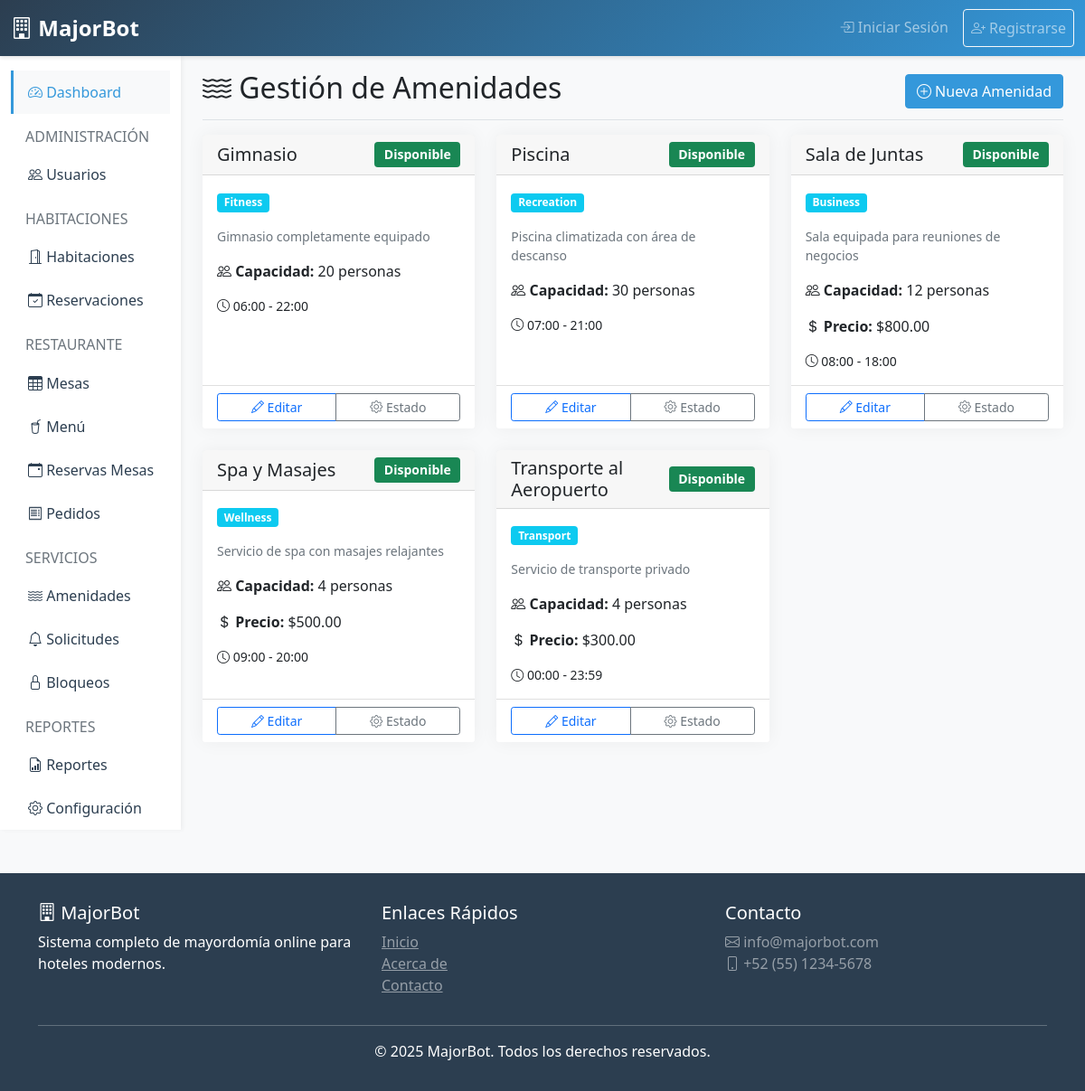
Page /amenities (signed in) on the committed database.
### tables this page shows
CREATE TABLE IF NOT EXISTS amenities (
    id INT AUTO_INCREMENT PRIMARY KEY,
    hotel_id INT NOT NULL,
    name VARCHAR(200) NOT NULL,
    description TEXT,
    category VARCHAR(100),
    capacity INT DEFAULT 1,
    price DECIMAL(10,2) DEFAULT 0.00,
    operating_hours_start TIME,
    operating_hours_end TIME,
    image VARCHAR(255),
    status ENUM('available', 'occupied', 'maintenance', 'blocked') DEFAULT 'available',
    is_active TINYINT(1) DEFAULT 1,
    created_at TIMESTAMP DEFAULT CURRENT_TIMESTAMP,
    updated_at TIMESTAMP DEFAULT CURRENT_TIMESTAMP ON UPDATE CURRENT_TIMESTAMP,
    FOREIGN KEY (hotel_id) REFERENCES hotels(id) ON DELETE CASCADE
);

### app/controllers/AmenitiesController.php (called while the page is built, shortened)
<?php
class AmenitiesController extends Controller {
    private $amenityModel;
    public function __construct() {
        $this->amenityModel = $this->loadModel('Amenity');
    }
    public function index() {
        $hotelId = $_SESSION['hotel_id'];
        $amenities = $this->amenityModel->getAmenitiesByHotel($hotelId);
        $data = [
            'title' => 'Gestión de Amenidades',
            'amenities' => $amenities,
            'role' => $_SESSION['role']
        ];
        $this->loadView('amenities/index', $data);
    }
}

### core/Router.php (called while the page is built, shortened)
<?php
class Router {
    private $controller = DEFAULT_CONTROLLER;
    private $method = DEFAULT_METHOD;
    public function __construct() {
        $url = $this->parseUrl();
        if (isset($url[0]) && !empty($url[0])) {
            $controllerPath = __DIR__ . '/../app/controllers/' . ucfirst($url[0]) . 'Controller.php';
            if (file_exists($controllerPath)) {
                $this->controller = ucfirst($url[0]);
                unset($url[0]);
            }
        }
        $controllerFile = __DIR__ . '/../app/controllers/' . $this->controller . 'Controller.php';
        if (file_exists($controllerFile)) {
            $this->controller = new $controllerClass;
        } else {
            $this->show404();
            return;
        }
        $this->params = $url ? array_values($url) : [];
        call_user_func_array([$this->controller, $this->method], $this->params);
    }
    private function parseUrl() {
        if (isset($_GET['url'])) {
            return explode('/', filter_var(rtrim($_GET['url'], '/'), FILTER_SANITIZE_URL));
        }
        return [];
    }
}

### public/index.php (called while the page is built, shortened)
<?php
require_once __DIR__ . '/../core/Database.php';
require_once __DIR__ . '/../core/Model.php';
require_once __DIR__ . '/../core/Controller.php';
require_once __DIR__ . '/../core/Router.php';
new Router();

### core/Database.php (called while the page is built, shortened)
<?php
class Database {
    private static $instance = null;
    private $connection;
    private function __construct() {
        try {
            $dsn = "mysql:host=" . DB_HOST . ";dbname=" . DB_NAME . ";charset=" . DB_CHARSET;
            $options = [
                PDO::ATTR_ERRMODE => PDO::ERRMODE_EXCEPTION,
                PDO::ATTR_DEFAULT_FETCH_MODE => PDO::FETCH_ASSOC,
                PDO::ATTR_EMULATE_PREPARES => false,
            ];
            $this->connection = new PDO($dsn, DB_USER, DB_PASS, $options);
        } catch(PDOException $e) {
            die("Database connection failed: " . $e->getMessage());
        }
    }
    public static function getInstance() {
        if (self::$instance === null) {
            self::$instance = new self();
        }
        return self::$instance;
    }
    public function query($sql, $params = []) {
        try {
            $stmt = $this->connection->prepare($sql);
            $stmt->execute($params);
            return $stmt;
        } catch(PDOException $e) {
            error_log("Query error: " . $e->getMessage());
            return false;
        }
    }
    public function select($sql, $params = []) {
        $stmt = $this->query($sql, $params);
        return $stmt ? $stmt->fetchAll() : [];
    }
}

### core/Model.php (called while the page is built, shortened)
<?php
class Model {
    public function __construct() {
        $this->db = Database::getInstance();
    }
}

### app/models/Amenity.php (called while the page is built, shortened)
<?php
class Amenity extends Model {
    protected $table = 'amenities';
    public function getAmenitiesByHotel($hotelId) {
        $sql = "SELECT * FROM {$this->table} WHERE hotel_id = ? AND is_active = 1 ORDER BY name";
        return $this->db->select($sql, [$hotelId]);
    }
}

### app/views/amenities/index.php (the view, shortened to what this page needs)
<div class="d-flex justify-content-between flex-wrap flex-md-nowrap align-items-center pb-2 mb-3 border-bottom">
    <h1 class="h2"><i class="bi bi-water"></i> Gestión de Amenidades</h1>
    <?php if ($role === 'hotel_admin'): ?>
        <a href="<?php echo BASE_URL; ?>/amenities/create" class="btn btn-primary">
            <i class="bi bi-plus-circle"></i> Nueva Amenidad
        </a>
    <?php endif; ?>
</div>
<div class="row g-4">
    <?php if (empty($amenities)): ?>
        <div class="col-md-12">
            <div class="alert alert-info text-center">
                <i class="bi bi-info-circle"></i> No hay amenidades registradas
            </div>
        </div>
    <?php else: ?>
        <?php foreach ($amenities as $amenity): ?>
            <div class="col-md-6 col-lg-4">
                <div class="card h-100">
                    <div class="card-header d-flex justify-content-between align-items-center">
                        <h5 class="mb-0"><?php echo $amenity['name']; ?></h5>
                        <span class="badge badge-status
                            <?php
                                echo $amenity['status'] === 'available' ? 'bg-success' :
                                     ($amenity['status'] === 'occupied' ? 'bg-danger' :
                                      ($amenity['status'] === 'maintenance' ? 'bg-warning' : 'bg-secondary'));
                            ?>">
                            <?php
                                $statusText = [
                                    'available' => 'Disponible',
                                    'occupied' => 'En uso',
                                    'maintenance' => 'Mantenimiento',
                                    'blocked' => 'Bloqueada'
                                ];
                                echo $statusText[$amenity['status']] ?? $amenity['status'];
                            ?>
                        </span>
                    </div>
                    <div class="card-body">
                        <?php if ($amenity['category']): ?>
                            <p class="card-text">
                                <span class="badge bg-info"><?php echo $amenity['category']; ?></span>
                            </p>
                        <?php endif; ?>
                        <?php if ($amenity['description']): ?>
                            <p class="card-text text-muted small">
                                <?php echo substr($amenity['description'], 0, 100); ?>
                            </p>
                        <?php endif; ?>
                        <p class="card-text">
                            <strong><i class="bi bi-people"></i> Capacidad:</strong> <?php echo $amenity['capacity']; ?> personas
                        </p>
                        <?php if ($amenity['price'] > 0): ?>
                            <p class="card-text">
                                <strong><i class="bi bi-currency-dollar"></i> Precio:</strong>
                                $<?php echo number_format($amenity['price'], 2); ?>
                            </p>
                        <?php endif; ?>
                        <?php if ($amenity['operating_hours_start'] && $amenity['operating_hours_end']): ?>
                            <p class="card-text small">
                                <i class="bi bi-clock"></i>
                                <?php echo date('H:i', strtotime($amenity['operating_hours_start'])); ?> -
                                <?php echo date('H:i', strtotime($amenity['operating_hours_end'])); ?>
                            </p>
                        <?php endif; ?>
                    </div>
                    <div class="card-footer bg-white">
                        <div class="btn-group w-100" role="group">
                            <?php if ($role === 'hotel_admin'): ?>
                                <a href="<?php echo BASE_URL; ?>/amenities/edit/<?php echo $amenity['id']; ?>"
                                   class="btn btn-sm btn-outline-primary">
                                    <i class="bi bi-pencil"></i> Editar
                                </a>
                            <?php endif; ?>
                            <button type="button" class="btn btn-sm btn-outline-secondary"
                                    data-bs-toggle="modal" data-bs-target="#statusModal<?php echo $amenity['id']; ?>">
                                <i class="bi bi-gear"></i> Estado
                            </button>
                        </div>
                    </div>
                </div>
            </div>
        <?php endforeach; ?>
    <?php endif; ?>
</div>
            </div>
        </main>
    </div>
</div>

### app/views/layouts/header.php (style rules this page uses)
:root { --primary-color: #2c3e50; --secondary-color: #3498db; --success-color: #27ae60; --danger-color: #e74c3c; --warning-color: #f39c12; --info-color: #16a085; }
body { font-family: 'Segoe UI', Tahoma, Geneva, Verdana, sans-serif; background-color: #f8f9fa; }
.card { border: none; box-shadow: 0 0 20px rgba(0,0,0,.05); transition: transform 0.3s, box-shadow 0.3s; }
.btn-primary { background-color: var(--secondary-color); border-color: var(--secondary-color); }
.badge-status { padding: 0.5em 0.75em; font-size: 0.875rem; }

### rows in the picture
amenities: name "Gimnasio", status "Disponible", category "Fitness", description "Gimnasio completamente equipado", capacity "20", operating_hours_start "06:00", operating_hours_end "22:00"
amenities: name "Piscina", status "Disponible", category "Recreation", description "Piscina climatizada con área de descanso", capacity "30", operating_hours_start "07:00", operating_hours_end "21:00"
amenities: name "Sala de Juntas", status "Disponible", category "Business", description "Sala equipada para reuniones de negocios", capacity "12", price "800.00", operating_hours_start "08:00", operating_hours_end "18:00"
amenities: name "Spa y Masajes", status "Disponible", category "Wellness", description "Servicio de spa con masajes relajantes", capacity "4", price "500.00", operating_hours_start "09:00", operating_hours_end "20:00"
amenities: name "Transporte al Aeropuerto", status "Disponible", category "Transport", description "Servicio de transporte privado", capacity "4", price "300.00", operating_hours_start "00:00", operating_hours_end "23:59"
